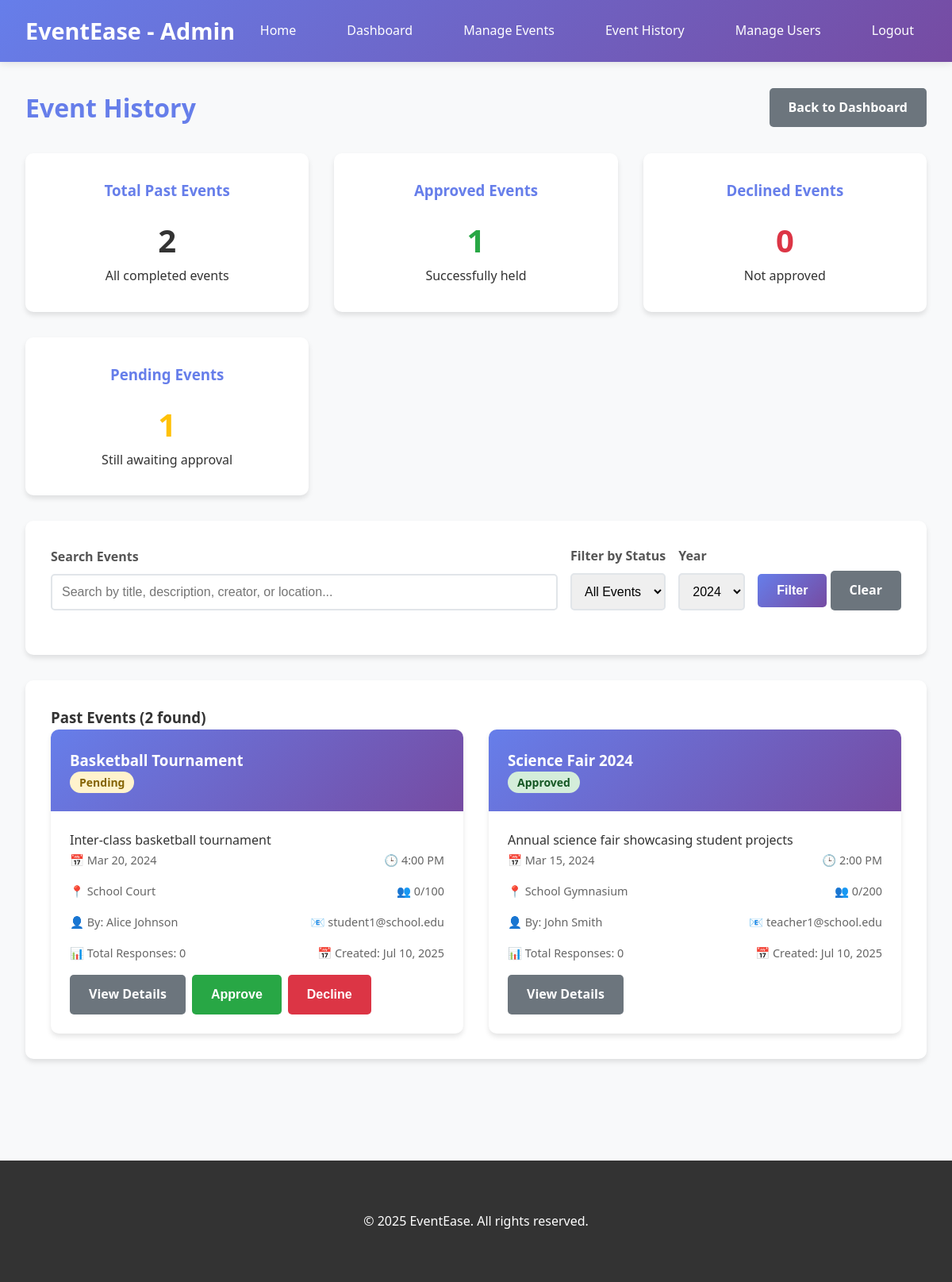
The page /admin/event_history.php?year=2024-03-15 (signed in) on the database its author committed.
### tables this page shows
CREATE TABLE events (
    id INT PRIMARY KEY AUTO_INCREMENT,
    title VARCHAR(200) NOT NULL,
    description TEXT,
    event_date DATE NOT NULL,
    event_time TIME NOT NULL,
    location VARCHAR(200),
    max_capacity INT,
    current_capacity INT DEFAULT 0,
    status ENUM('pending', 'approved', 'declined') DEFAULT 'pending',
    created_by INT NOT NULL,
    approved_by INT NULL,
    created_at TIMESTAMP DEFAULT CURRENT_TIMESTAMP,
    updated_at TIMESTAMP DEFAULT CURRENT_TIMESTAMP ON UPDATE CURRENT_TIMESTAMP,
    FOREIGN KEY (created_by) REFERENCES users(id) ON DELETE CASCADE,
    FOREIGN KEY (approved_by) REFERENCES users(id) ON DELETE SET NULL
);

CREATE TABLE users (
    id INT PRIMARY KEY AUTO_INCREMENT,
    username VARCHAR(50) UNIQUE NOT NULL,
    email VARCHAR(100) UNIQUE NOT NULL,
    password VARCHAR(255) NOT NULL,
    full_name VARCHAR(100) NOT NULL,
    role ENUM('student', 'teacher', 'admin') DEFAULT 'student',
    department VARCHAR(100),
    created_at TIMESTAMP DEFAULT CURRENT_TIMESTAMP,
    updated_at TIMESTAMP DEFAULT CURRENT_TIMESTAMP ON UPDATE CURRENT_TIMESTAMP
);

### config.php (called while the page is built, shortened)
<?php
function sanitize($data) {
    return htmlspecialchars(trim($data), ENT_QUOTES, 'UTF-8');
}
?>

### admin/event_history.php (the view, shortened to what this page needs)
<?php
require_once '../config.php';
$pdo = getDBConnection();
$search = $_GET['search'] ?? '';
$year = $_GET['year'] ?? date('Y');
$where_conditions = ["e.event_date < CURDATE()"];
$params = [];
if (!empty($year)) {
    $where_conditions[] = "YEAR(e.event_date) = ?";
    $params[] = $year;
}
$where_clause = 'WHERE ' . implode(' AND ', $where_conditions);
$query = "
    SELECT e.*, u.full_name as creator_name, u.email as creator_email,
           (SELECT COUNT(*) FROM rsvps WHERE event_id = e.id AND status = 'attending') as rsvp_count,
           (SELECT COUNT(*) FROM rsvps WHERE event_id = e.id) as total_responses
    FROM events e
    JOIN users u ON e.created_by = u.id
    $where_clause
    ORDER BY e.event_date DESC
";
$stmt = $pdo->prepare($query);
$stmt->execute($params);
$pastEvents = $stmt->fetchAll();
$stmt = $pdo->query("SELECT COUNT(*) as total_past_events FROM events WHERE event_date < CURDATE()");
$totalPastEvents = $stmt->fetch()['total_past_events'];
$stmt = $pdo->query("SELECT COUNT(*) as total_approved FROM events WHERE event_date < CURDATE() AND status = 'approved'");
$totalApproved = $stmt->fetch()['total_approved'];
$stmt = $pdo->query("SELECT COUNT(*) as total_declined FROM events WHERE event_date < CURDATE() AND status = 'declined'");
$totalDeclined = $stmt->fetch()['total_declined'];
$stmt = $pdo->query("SELECT COUNT(*) as total_pending FROM events WHERE event_date < CURDATE() AND status = 'pending'");
$totalPending = $stmt->fetch()['total_pending'];
$stmt = $pdo->query("SELECT DISTINCT YEAR(event_date) as year FROM events WHERE event_date < CURDATE() ORDER BY year DESC");
$years = $stmt->fetchAll();
?>
<!DOCTYPE html>
<html lang="en">
<head>
    <link rel="stylesheet" href="../assets/css/style.css">
</head>
<body>
    <header class="header">
        <nav class="navbar">
            <div class="logo"><?php echo SITE_NAME; ?> - Admin</div>
            <ul class="nav-links">
                <li><a href="../index.php">Home</a></li>
                <li><a href="dashboard.php">Dashboard</a></li>
                <li><a href="events.php">Manage Events</a></li>
                <li><a href="event_history.php">Event History</a></li>
                <li><a href="users.php">Manage Users</a></li>
                <li><a href="../logout.php">Logout</a></li>
            </ul>
        </nav>
    </header>
    <main>
        <div class="container">
            <div style="display: flex; justify-content: space-between; align-items: center; margin-bottom: 2rem;">
                <h1 style="color: #667eea;">Event History</h1>
                <a href="dashboard.php" class="btn btn-secondary">Back to Dashboard</a>
            </div>
            <div class="dashboard-grid">
                <div class="dashboard-card">
                    <h3>Total Past Events</h3>
                    <div class="number"><?php echo $totalPastEvents; ?></div>
                    <p>All completed events</p>
                </div>
                <div class="dashboard-card">
                    <h3>Approved Events</h3>
                    <div class="number" style="color: #28a745;"><?php echo $totalApproved; ?></div>
                    <p>Successfully held</p>
                </div>
                <div class="dashboard-card">
                    <h3>Declined Events</h3>
                    <div class="number" style="color: #dc3545;"><?php echo $totalDeclined; ?></div>
                    <p>Not approved</p>
                </div>
                <div class="dashboard-card">
                    <h3>Pending Events</h3>
                    <div class="number" style="color: #ffc107;"><?php echo $totalPending; ?></div>
                    <p>Still awaiting approval</p>
                </div>
            </div>
            <div class="card">
                <form method="GET" style="display: flex; gap: 1rem; align-items: end; flex-wrap: wrap;">
                    <div class="form-group" style="flex: 1; min-width: 200px;">
                        <label for="search">Search Events</label>
                        <input type="text" id="search" name="search" class="form-control"
                               value="<?php echo sanitize($search); ?>"
                               placeholder="Search by title, description, creator, or location...">
                    </div>
                    <div class="form-group">
                        <label for="filter">Filter by Status</label>
                        <select id="filter" name="filter" class="form-control">
                            <option value="">All Events</option>
                        </select>
                    </div>
                    <div class="form-group">
                        <label for="year">Year</label>
                        <select id="year" name="year" class="form-control">
                            <?php foreach ($years as $y): ?>
                                <option value="<?php echo $y['year']; ?>" <?php echo $year == $y['year'] ? 'selected' : ''; ?>>
                                    <?php echo $y['year']; ?>
                                </option>
                            <?php endforeach; ?>
                        </select>
                    </div>
                    <div class="form-group">
                        <button type="submit" class="btn btn-primary">Filter</button>
                        <a href="event_history.php" class="btn btn-secondary">Clear</a>
                    </div>
                </form>
            </div>
            <div class="card">
                <h3>Past Events (<?php echo count($pastEvents); ?> found)</h3>
                <?php if (empty($pastEvents)): ?>
                    <p>No past events found matching your criteria.</p>
                <?php else: ?>
                    <div class="event-grid">
                        <?php foreach ($pastEvents as $event): ?>
                            <div class="event-card">
                                <div class="event-header">
                                    <h3 class="event-title"><?php echo sanitize($event['title']); ?></h3>
                                    <span class="badge badge-<?php echo $event['status']; ?>">
                                        <?php echo ucfirst($event['status']); ?>
                                    </span>
                                </div>
                                <div class="event-body">
                                    <p class="event-description"><?php echo sanitize($event['description']); ?></p>
                                    <div class="event-meta">
                                        <span>📅 <?php echo date('M j, Y', strtotime($event['event_date'])); ?></span>
                                        <span>🕒 <?php echo date('g:i A', strtotime($event['event_time'])); ?></span>
                                    </div>
                                    <div class="event-meta">
                                        <span>📍 <?php echo sanitize($event['location']); ?></span>
                                        <span>👥 <?php echo $event['rsvp_count']; ?>/<?php echo $event['max_capacity']; ?></span>
                                    </div>
                                    <div class="event-meta">
                                        <span>👤 By: <?php echo sanitize($event['creator_name']); ?></span>
                                        <span>📧 <?php echo sanitize($event['creator_email']); ?></span>
                                    </div>
                                    <div class="event-meta">
                                        <span>📊 Total Responses: <?php echo $event['total_responses']; ?></span>
                                        <span>📅 Created: <?php echo date('M j, Y', strtotime($event['created_at'])); ?></span>
                                    </div>
                                    <div class="event-actions">
                                        <a href="view_event_details.php?event_id=<?php echo $event['id']; ?>" class="btn btn-secondary">
                                            View Details
                                        </a>
                                        <?php if ($event['status'] === 'pending'): ?>
                                            <button class="btn btn-success"
                                                    data-action="approve"
                                                    data-event-id="<?php echo $event['id']; ?>"
                                                    data-confirm="Are you sure you want to approve this past event?">
                                                Approve
                                            </button>
                                            <button class="btn btn-danger"
                                                    data-action="decline"
                                                    data-event-id="<?php echo $event['id']; ?>"
                                                    data-confirm="Are you sure you want to decline this past event?">
                                                Decline
                                            </button>
                                        <?php endif; ?>
                                    </div>
                                </div>
                            </div>
                        <?php endforeach; ?>
                    </div>
                <?php endif; ?>
            </div>
        </div>
    </main>
    <footer class="footer">
        <div class="container">
            <p>&copy; <?php echo date('Y'); ?> <?php echo SITE_NAME; ?>. All rights reserved.</p>
        </div>
    </footer>
</body>
</html>

### assets/css/style.css (style rules this page uses)
* { margin: 0; padding: 0; box-sizing: border-box; }
body { font-family: 'Segoe UI', Tahoma, Geneva, Verdana, sans-serif; line-height: 1.6; color: #333; background-color: #f8f9fa; }
.header { background: linear-gradient(135deg, #667eea 0%, #764ba2 100%); color: white; padding: 1rem 0; box-shadow: 0 2px 10px rgba(0,0,0,0.1); }
.navbar { display: flex; justify-content: space-between; align-items: center; max-width: 1200px; margin: 0 auto; padding: 0 2rem; }
.logo { font-size: 1.8rem; font-weight: bold; }
.nav-links { display: flex; list-style: none; gap: 2rem; }
.nav-links a { color: white; text-decoration: none; padding: 0.5rem 1rem; border-radius: 5px; transition: background-color 0.3s; }
.container { max-width: 1200px; margin: 0 auto; padding: 2rem; }
.card { background: white; border-radius: 10px; box-shadow: 0 4px 6px rgba(0,0,0,0.1); padding: 2rem; margin-bottom: 2rem; }
.form-group { margin-bottom: 1.5rem; }
.form-group label { display: block; margin-bottom: 0.5rem; font-weight: 600; color: #555; }
.form-control { width: 100%; padding: 0.75rem; border: 2px solid #e1e5e9; border-radius: 5px; font-size: 1rem; transition: border-color 0.3s; }
.btn { display: inline-block; padding: 0.75rem 1.5rem; border: none; border-radius: 5px; font-size: 1rem; font-weight: 600; text-decoration: none; cursor: pointer; transition: all 0.3s; text-align: center; }
.btn-primary { background: linear-gradient(135deg, #667eea 0%, #764ba2 100%); color: white; }
.btn-success { background: #28a745; color: white; }
.btn-danger { background: #dc3545; color: white; }
.btn-secondary { background: #6c757d; color: white; }
.badge { padding: 0.25rem 0.75rem; border-radius: 20px; font-size: 0.875rem; font-weight: 600; }
.badge-pending { background-color: #fff3cd; color: #856404; }
.badge-approved { background-color: #d4edda; color: #155724; }
.dashboard-grid { display: grid; grid-template-columns: repeat(auto-fit, minmax(300px, 1fr)); gap: 2rem; margin-bottom: 2rem; }
.dashboard-card { background: white; border-radius: 10px; padding: 2rem; box-shadow: 0 4px 6px rgba(0,0,0,0.1); text-align: center; }
.dashboard-card h3 { color: #667eea; margin-bottom: 1rem; }
.dashboard-card .number { font-size: 2.5rem; font-weight: bold; color: #333; }
.event-grid { display: grid; grid-template-columns: repeat(auto-fill, minmax(350px, 1fr)); gap: 2rem; }
.event-card { background: white; border-radius: 10px; overflow: hidden; box-shadow: 0 4px 6px rgba(0,0,0,0.1); transition: transform 0.3s; }
.event-header { background: linear-gradient(135deg, #667eea 0%, #764ba2 100%); color: white; padding: 1.5rem; }
.event-body { padding: 1.5rem; }
.event-meta { display: flex; justify-content: space-between; margin-bottom: 1rem; font-size: 0.9rem; color: #666; }
.event-actions { display: flex; gap: 0.5rem; margin-top: 1rem; }
.footer { background: #333; color: white; text-align: center; padding: 2rem; margin-top: 4rem; }

### rows shown on the page
events: title "Basketball Tournament", status "Pending", description "Inter-class basketball tournament", event_date "Mar 20, 2024", event_time "4:00 PM", location "School Court", rsvp_count "0", max_capacity "100", created_by.full_name "Alice Johnson", created_by.email "student1@school.edu", total_responses "0", created_at "Jul 10, 2025"
events: title "Science Fair 2024", status "Approved", description "Annual science fair showcasing student projects", event_date "Mar 15, 2024", event_time "2:00 PM", location "School Gymnasium", rsvp_count "0", max_capacity "200", created_by.full_name "John Smith", created_by.email "teacher1@school.edu", total_responses "0", created_at "Jul 10, 2025"

### other values the page prints
SITE_NAME "EventEase"
$totalPastEvents "2"
$totalApproved "1"
$totalDeclined "0"
$totalPending "1"
count($pastEvents) "2"
form field year "2024"
